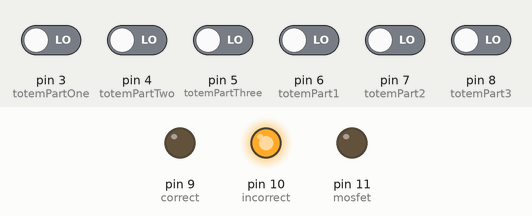
Recording of a sketch running on a simulated Arduino Uno, built with avr-gcc and run on an emulated ATmega328P. Parts: output pins drawn as LEDs (lit = HIGH). Inputs (shaded band) come from the test bench; at power-on: pin 3 (totemPartOne), pin 4 (totemPartTwo), pin 5 (totemPartThree), pin 6 (totemPart1), pin 7 (totemPart2), pin 8 (totemPart3) LOW.

Above: at 1.2 s.
1.3 s: pin 3 (totemPartOne) driven HIGH and pin 4 (totemPartTwo) driven HIGH and pin 5 (totemPartThree) driven HIGH and pin 6 (totemPart1) driven HIGH and pin 7 (totemPart2) driven HIGH
At 2.5 s:
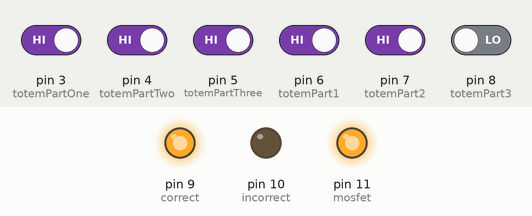
2.8 s: pin 5 (totemPartThree) driven LOW
At 3.7 s:
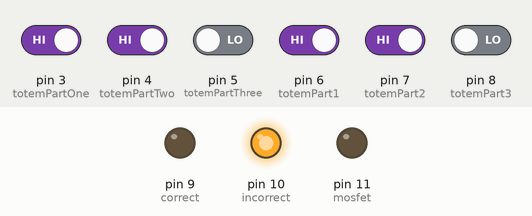
4.3 s: pin 5 (totemPartThree) driven HIGH
At 4.9 s:
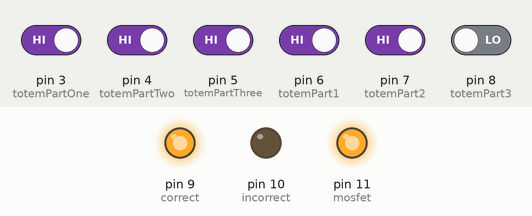
Timing chart, 0 to 7.3 s (numbered marks = the images above; inputs shaded):
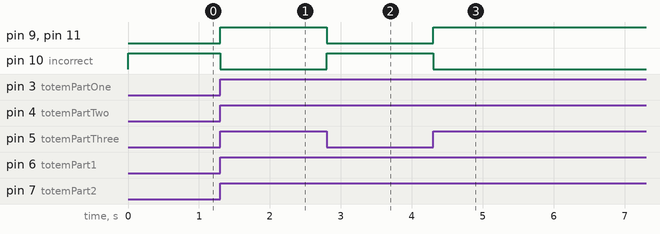

The sketch:

totems_con_solenoide.ino
```cpp
/*

Automatizacion - totems
Created by Cindy Canul Canul & Cristian Kumul Uc
E-mail: cindycanul92@gmail.com, cristiankumul@gmail.com
*/


/* MATERIALES
4 ARDUINO UNO
24 SENSORES HALL
3 CIRCUITO MOSFET
3 SOLENOIDES
10 LEDS
1 LASER
*/


/*  CABLES para montar en PROTOBOARD
CASO DE TOTEM CON SOLENOIDE, cables para solo UN TOTEM
Seria tres veces para los TRES TOTEMS

Jumpers:
M-M: MACHO A MACHO
M-H: MACHO A HEMBRA
H-H: HEMBRA A HEMBRA


#CABLES | #HILOS |
  2          2      M-M para corriente y tierra del protoboard, puente de protoboard
  6          3      M-H para sensores hall
  2          1      M-M para leds
  1          3      M-H para relay
  1          2      M-M para solenoide (no olvide los cables
                  para la conectarlo con la fuente de 12v)


*/
// Variables, el numero descrito es el PIN a utilizar en la placa arduino.
// El numero no necesariamente tiene que ser el que esta descrito aqui, puede ser diferente.


int totemPartOne = 3; // Parte uno del totem
int totemPartTwo = 4; // parte dos
int totemPartThree = 5; // parte tres

// Estas son por seguridad, en caso de que las primeras partes no funcionen

int totemPart1 = 6; // respaldo de parte uno del totem
int totemPart2  = 7; // respaldo parte dos
int totemPart3 = 8;  // respaldo parte tres

// validacion del juego
int correct = 9;  // Cuando las tres partes del totem estan correctas
int incorrect = 10; // el juego es incorrecto


//variables para guardar
int temp = 0;
int temp1 = 0;
int temp2 = 0;
int temp3 = 0;
int temp4 = 0;
int temp5 = 0;
int temp6 = 0;


int mosfet = 11;

// INPUTS AND OUTPUTS, entradas y salidas
// para declarar la entra o salida del PIN
void setup() {
  // entradas


  pinMode(totemPartOne, INPUT);
  pinMode(totemPartTwo, INPUT);
  pinMode(totemPartThree, INPUT);

  pinMode(totemPart1, INPUT);
  pinMode(totemPart2, INPUT);


  // salidas
  pinMode(correct, OUTPUT);
  pinMode(incorrect, OUTPUT);
  pinMode(mosfet,OUTPUT);


  Serial.begin(9600);
}


void loop() {


  temp1 = digitalRead(totemPartOne);           temp4 = digitalRead(totemPart1);
  temp2 = digitalRead(totemPartTwo);           temp5 = digitalRead(totemPart2);
  temp3 = digitalRead(totemPartThree);         temp6 = digitalRead(totemPart3);


  if( (comparePairs(totemPartOne,totemPart1)) && (comparePairs(totemPartTwo,totemPart2)) && (comparePairs(totemPartThree,totemPart3)))
  {
  digitalWrite(correct, HIGH);
  digitalWrite(incorrect, LOW);
   digitalWrite(mosfet, HIGH);
  }


  else{
  digitalWrite(correct, LOW);
  digitalWrite(incorrect, HIGH);
  digitalWrite(mosfet, LOW);
  }


 }  //loop


 // THIS FUNCTION IS FOR HALL SENSOR
  bool getHallValue(int x){
    if (digitalRead(x)) return true;
    else return false;
  }

  bool comparePairs(int x, int y)
  {
    if(getHallValue(x) == true || getHallValue(y) == true )
    return true;
    else
    return false;
  }
```

Measured:
- after the input at 1.3 s, pin 9 (correct), pin 11 (mosfet): LOW → HIGH at once; pin 10 (incorrect): HIGH → LOW at once
- after the input at 2.8 s, pin 9 (correct), pin 11 (mosfet): HIGH → LOW at once; pin 10 (incorrect): LOW → HIGH at once
- after the input at 4.3 s, pin 9 (correct), pin 11 (mosfet): LOW → HIGH at once; pin 10 (incorrect): HIGH → LOW at once
